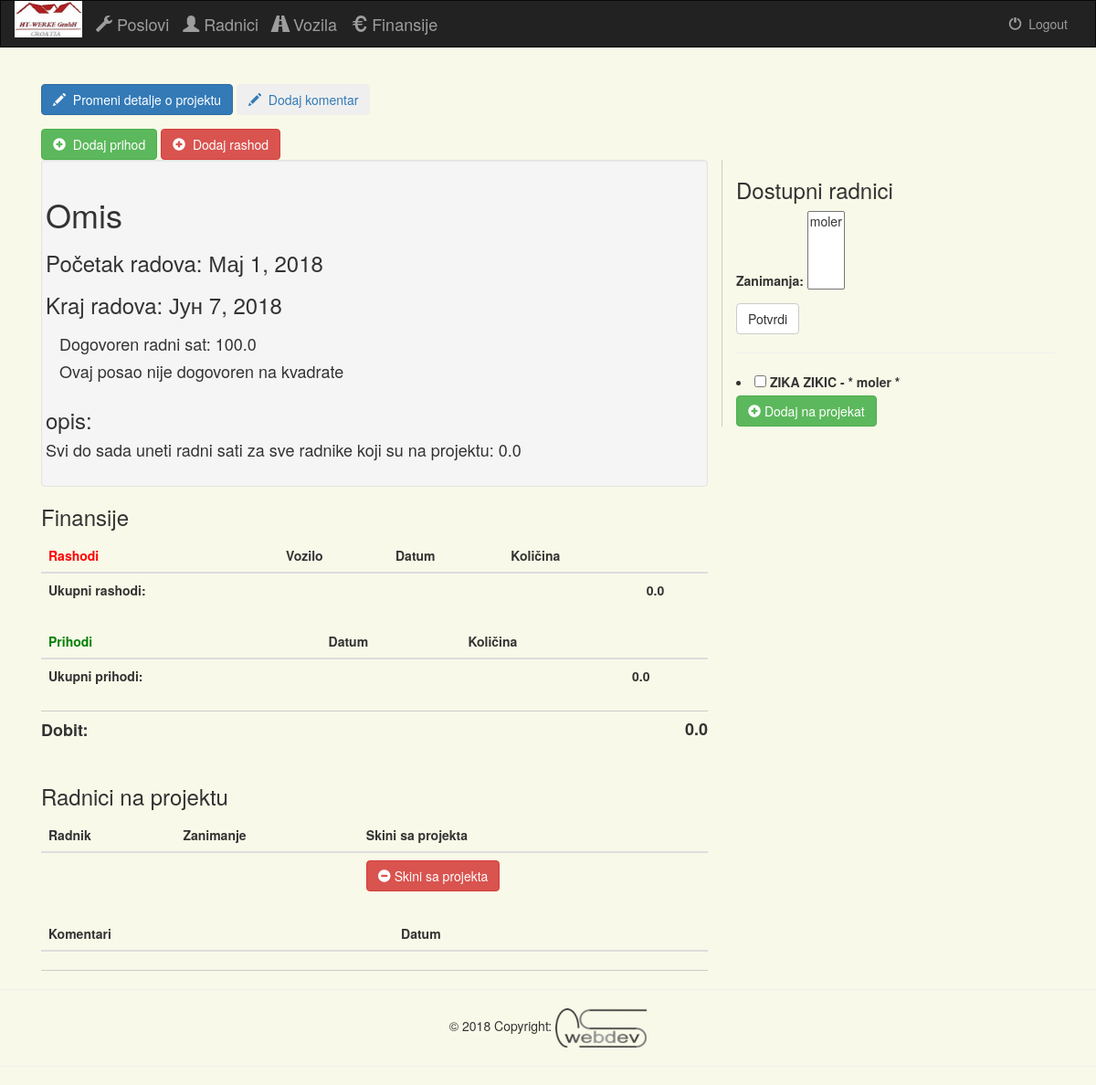
/administracija/posao/1/ (signed in), run on the app's committed database.
### projects/models.py (models this page shows, shortened)
class Poslovi(models.Model):
    ime = models.CharField(max_length=30)
    opis = models.CharField(max_length=100, blank=True)
    dogovoreni_radni_sati = models.FloatField(default=0.0)
    dogovoreno_po_kvadratu = models.FloatField(default=0.0)
    pocetak_radova = models.DateField()
    kraj_radova = models.DateField(null=True, blank=True)
    class Meta:
        verbose_name_plural = "Poslovi"

class Radnik(models.Model):
    ime = models.CharField(max_length=50)
    oib = models.IntegerField()
    broj_telefona = models.CharField(max_length=30, blank=True)
    broj_odela = models.IntegerField(default=None, null=True, blank=True)
    broj_cipela = models.IntegerField(default=None, null=True, blank=True)
    poceo_raditi = models.DateField()
    ugovor_vazi_do = models.DateField()
    satnica = models.FloatField(max_length=10)
    zaduzena_oprema = models.CharField(max_length=100, blank=True)
    dostupan = models.BooleanField(default=True)
    posao = models.ForeignKey(Poslovi, null=True, blank=True, on_delete=models.SET_NULL)
    u_radnom_odnosu = models.BooleanField(default=True)
    zanimanja = models.ManyToManyField(Zanimanja)
    dana_do_isteka_ugovora = models.IntegerField(default=None, null=True, blank=True)
    komentar = models.CharField(max_length=500, blank=True)
    class Meta:
        verbose_name_plural = "Radnici"

class Zanimanja(models.Model):
    zanimanje = models.CharField(max_length=30)
    def __unicode__(self):
        return self.zanimanje
    class Meta:
        verbose_name_plural = "Zanimanja"

### projects/views.py (the view)
# urls.py: url(r'^posao/(?P<project_id>[0-9]+)/$', views.detail, name='posao'),
def detail(request, project_id):
    if not request.user.is_authenticated():
        return render(request, 'projects/login.html')
    else:
        message = ""
        current_date = datetime.date.today()
        project = get_object_or_404(Poslovi, pk=project_id)
        Dani = Dan.objects.filter(posao=project)
        radni_sati_svih_radnika = 0.0
        for dan in Dani:
            radni_sati_svih_radnika += dan.radio_sati
        if project.kraj_radova:
            preostalo_dana = project.kraj_radova - current_date
        else:
            preostalo_dana = 100
        prihodi = Prihodi.objects.filter(posao=project)
        rashodi = Rashodi.objects.filter(posao=project)
        ukupni_rashodi = 0.0
        ukupni_prihodi = 0.0
        for rashod in rashodi:
            ukupni_rashodi += rashod.kolicina
        for prihod in prihodi:
            ukupni_prihodi += prihod.kolicina
        dobit = ukupni_prihodi - ukupni_rashodi
        dostupni_radnici = Radnik.objects.filter(dostupan=True)
        radnici = Radnik.objects.all()
        zanimanja_filter = ZanimanjeFilter(request.GET, queryset=radnici)
        if request.POST.getlist('listdodaj'):
            for radnik_id in request.POST.getlist('listdodaj'):
                radnik = Radnik.objects.get(pk=radnik_id)
                radnik.dostupan = False
                radnik.posao = project
                radnik.save()
        elif request.POST.getlist('listskini'):
            for radnik_id in request.POST.getlist('listskini'):
                radnik = Radnik.objects.get(pk=radnik_id)
                radnik.dostupan = True
                radnik.posao = None
                radnik.save()
        if isinstance(preostalo_dana, datetime.timedelta):
            if preostalo_dana.days < 0:
                radnici_na_projektu = Radnik.objects.filter(posao=project)
                for radnik in radnici_na_projektu:
                    radnik.dostupan = True
                    radnik.posao = None
                    radnik.save()
                message = "Ne možete više dodati radnike na ovaj posao!"
        return render(request, 'projects/poslovi.html', {
            'posao': project,
            'project_id': project_id,
            'dostupni_radnici': dostupni_radnici,
            'filter': zanimanja_filter,
            'prihodi': prihodi,
            'rashodi': rashodi,
            'ukupni_rashodi': ukupni_rashodi,
            'ukupni_prihodi': ukupni_prihodi,
            'dobit': dobit,
            'message': message,
            'radni_sati_svih_radnika': radni_sati_svih_radnika
        })

### projects/templates/projects/poslovi.html (shortened to what this page needs)
{% extends 'projects/base.html' %}
{% block content %}
<div class="container">
        <div class="col-sm-12 form-group">
            <br>
             <a href="{% url 'projects:posao-update' project_id %}">
                <button type="button" class="btn btn-primary">
                    <span class="glyphicon glyphicon-pencil"></span>&nbsp; Promeni detalje o projektu
                </button>
             </a>
            <a href="{% url 'projects:komentar-add' project_id %}">
                <button type="button" class="btn btn-light">
                    <span class="glyphicon glyphicon-pencil"></span>&nbsp; Dodaj komentar
                </button>
            </a>
        </div>
         <div class="col-sm-12">
             <a href="{% url 'projects:prihod-add' project_id %}">
                <button type="button" class="btn btn-success">
                    <span class="glyphicon glyphicon-plus-sign"></span>&nbsp; Dodaj prihod
                </button>
             </a>
             <a href="{% url 'projects:rashod-add' project_id %}">
                <button type="button" class="btn btn-danger">
                    <span class="glyphicon glyphicon-plus-sign"></span>&nbsp; Dodaj rashod
                </button>
             </a>
         </div>
     <div class="col-sm-8">
         <div class="well">
            <div class="row">
                <h1>{{ posao.ime }}</h1>
                <h3>Početak radova: {{ posao.pocetak_radova }}</h3>
                <h3>Kraj radova: {% if posao.kraj_radova != None %}{{ posao.kraj_radova }}{% endif %}</h3>
            </div>
             {% if posao.dogovoreni_radni_sati != 0.0 %}
             <h4>Dogovoren radni sat: {{ posao.dogovoreni_radni_sati}}</h4>
             {% else %}
             <h4>Ovaj posao nije dogovoren na radni sat</h4>
             {% endif %}
             {% if posao.dogovoreno_po_kvadratu != 0.0 %}
             <h4>Dogovoreno po kvadratu: {{ posao.dogovoreno_po_kvadratu}}</h4>
             {% else %}
             <h4>Ovaj posao nije dogovoren na kvadrate</h4>
             {% endif %}
            <div class="row">
                <h3>opis: {{ posao.opis }}</h3>
                <h4>Svi do sada uneti radni sati za sve radnike koji su na projektu: {{ radni_sati_svih_radnika }}</h4>
            </div>
         </div>
         <h3>Finansije</h3>
         <div class="table-div">
             <table class="table">
                <thead>
                <tr>
                    <th><font color="red">Rashodi</font></th>
                    <th>Vozilo</th>
                    <th>Datum</th>
                    <th>Količina</th>
                    <th></th>
                </tr>
                </thead>
                <tbody>
                <tr>
                    <td><strong>Ukupni rashodi:</strong></td>
                    <td></td>
                    <td></td>
                    <td></td>
                    <td><strong>{{ ukupni_rashodi }}</strong></td>
                </tr>
                </tbody>
             </table>
         </div>
         <div class="table-div bottom-border">
             <table class="table">
                <thead>
                <tr>
                    <th><font color="green">Prihodi</font></th>
                    <th>Datum</th>
                    <th>Količina</th>
                    <th></th>
                </tr>
                </thead>
                <tbody>
                <tr>
                    <td><strong>Ukupni prihodi:</strong></td>
                    <td></td>
                    <td></td>
                    <td><strong>{{ ukupni_prihodi }}</strong></td>
                </tr>
                </tbody>
             </table>
         </div>
         <h4><strong>Dobit: <span style="float: right">{{ dobit }}</span></strong></h4><br>
         <h3>Radnici na projektu</h3>
         <form role="form" action="" method="post" enctype="multipart/form-data">
             <div class="table-div">
                 <table class="table">
                     <thead>
                     <tr>
                         <th>Radnik</th>
                         <th>Zanimanje</th>
                         <th>Skini sa projekta</th>
                     </tr>
                     </thead>
                     <tbody>
                     <tr>
                         <td></td>
                         <td></td>
                         <td><button type="submit" class="btn btn-danger"><span class="glyphicon glyphicon-minus-sign"></span> Skini sa projekta</button></td>
                     </tr>
                     </tbody>
                 </table>
             </div>
         </form>
         <div class="table-div bottom-border">
             <table class="table">
                <thead>
                <tr>
                    <th>Komentari</th>
                    <th>Datum</th>
                    <th></th>
                </tr>
                </thead>
             </table>
         </div>
     </div>
     <div class="col-sm-4 left-border">
         <h3>Dostupni radnici</h3>
         <form method="get">
             {{ filter.form.as_p }}
             <button type="submit" class="btn btn-default">Potvrdi</button>
         </form>
         <form role="form" action="" method="post" enctype="multipart/form-data">
             {% if dostupni_radnici %}
             <hr>
             {% for radnik in filter.qs %}
             {% if radnik.dostupan == True %}
             <li><input type='checkbox' name='listdodaj' value='{{radnik.id}}' id='{{radnik.id}}' />
                 <span><label class='list' for='{{radnik.id}}'>{{radnik.ime.upper}} - * {% for j in radnik.zanimanja.all %}{{ j }} * {% endfor %}</label></span>
             </li>
             {% endif %}
             {% endfor %}
             <button type="submit" class="btn btn-success"><span class="glyphicon glyphicon-plus-sign"></span> Dodaj na projekat</button>
             {% else %}
             <h3>Nema dostupnih radnika</h3>
             {% endif %}
         </form>
     </div>
</div>
{% endblock %}

### projects/static/projects/style.css (style rules this page uses)
body { background: #f8f9e8; }
.left-border { border-left: 1px solid #ccc; }
.bottom-border { border-bottom: 1px solid #ccc; }

### data on the page
Poslovi: ime "Omis", pocetak_radova "Мај 1, 2018", kraj_radova "Јун 7, 2018", dogovoreni_radni_sati "100.0"
Radnik: ime "ZIKA ZIKIC"
Zanimanja: zanimanje "moler"

### other printed values
{{ radni_sati_svih_radnika }} "0.0"
{{ ukupni_rashodi }} "0.0"
{{ ukupni_prihodi }} "0.0"
{{ dobit }} "0.0"
